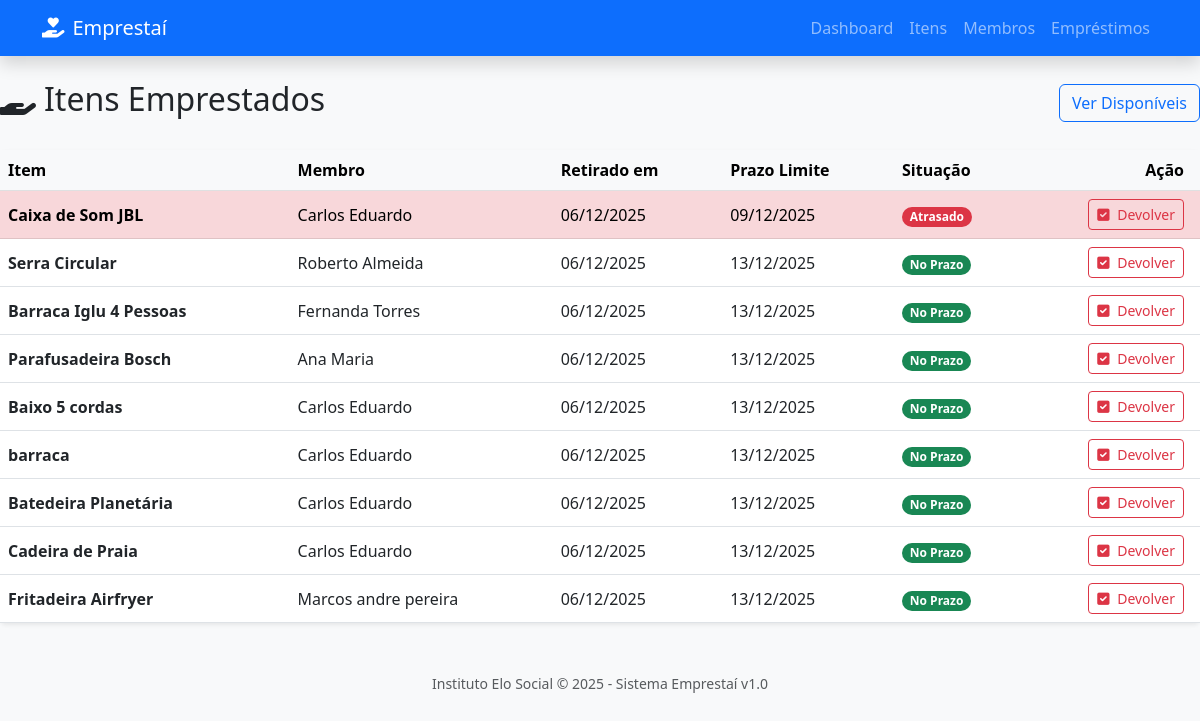
Screenshot of /site/listar_emprestimos.php with the database file from the repository.
### tables this page shows
CREATE TABLE `emprestimos` (
  `codigo_emprestimo` int(11) NOT NULL,
  `codigo_item` int(11) NOT NULL,
  `codigo_membro` int(11) NOT NULL,
  `data_emprestimo` datetime NOT NULL DEFAULT current_timestamp(),
  `data_prevista_dev` date NOT NULL,
  `data_efetiva_dev` datetime DEFAULT NULL,
  `status_emprestimo` varchar(20) NOT NULL DEFAULT 'Ativo'
);

CREATE TABLE `itens` (
  `codigo_item` int(11) NOT NULL,
  `nome_item` varchar(50) NOT NULL,
  `descricao_item` varchar(200) DEFAULT NULL,
  `codigo_categoria` int(11) NOT NULL,
  `codigo_doador` int(11) NOT NULL,
  `status_item` varchar(20) NOT NULL DEFAULT 'Disponível',
  `valor_reposicao` decimal(10,2) NOT NULL,
  `alto_valor` tinyint(1) NOT NULL DEFAULT 0
);

CREATE TABLE `membros` (
  `codigo_membro` int(11) NOT NULL,
  `nome_completo` varchar(100) NOT NULL,
  `cpf` varchar(14) NOT NULL,
  `email` varchar(100) NOT NULL,
  `telefone` varchar(20) NOT NULL,
  `senha_hash` varchar(255) NOT NULL,
  `tipo_plano` int(11) NOT NULL,
  `data_cadastro` date NOT NULL DEFAULT curdate(),
  `status_membro` varchar(20) NOT NULL DEFAULT 'Ativo'
);

### site/listar_emprestimos.php (the view, shortened to what this page needs)
<?php include 'conexao.php'; include 'cabecalho.php'; ?>
<div class="d-flex justify-content-between align-items-center mb-4">
    <h2><i class="fas fa-hand-holding me-2"></i>Itens Emprestados</h2>
    <a href="listar_itens.php" class="btn btn-outline-primary">Ver Disponíveis</a>
</div>
<div class="card shadow-sm border-0">
    <div class="card-body p-0">
        <table class="table table-hover align-middle mb-0">
            <thead class="table-light">
                <tr>
                    <th>Item</th>
                    <th>Membro</th>
                    <th>Retirado em</th>
                    <th>Prazo Limite</th>
                    <th>Situação</th>
                    <th class="text-end pe-3">Ação</th>
                </tr>
            </thead>
            <tbody>
                <?php
                $sql = "SELECT e.codigo_emprestimo, e.data_emprestimo, e.data_prevista_dev,
                               i.nome_item, i.codigo_item,
                               m.nome_completo
                        FROM emprestimos e
                        JOIN itens i ON e.codigo_item = i.codigo_item
                        JOIN membros m ON e.codigo_membro = m.codigo_membro
                        WHERE e.status_emprestimo = 'Ativo'
                        ORDER BY e.data_prevista_dev ASC";
                $stmt = $pdo->query($sql);
                if($stmt->rowCount() > 0){
                    while($row = $stmt->fetch(PDO::FETCH_ASSOC)){
                        $hoje = date('Y-m-d');
                        $prazo = $row['data_prevista_dev'];
                        if ($hoje > $prazo) {
                            $status_badge = "<span class='badge bg-danger rounded-pill'>Atrasado</span>";
                            $linha_class = "table-danger";
                        } else {
                            $status_badge = "<span class='badge bg-success rounded-pill'>No Prazo</span>";
                            $linha_class = "";
                        }
                        echo "<tr class='$linha_class'>";
                        echo "<td class='fw-bold'>" . $row['nome_item'] . "</td>";
                        echo "<td>" . $row['nome_completo'] . "</td>";
                        echo "<td>" . date('d/m/Y', strtotime($row['data_emprestimo'])) . "</td>";
                        echo "<td>" . date('d/m/Y', strtotime($prazo)) . "</td>";
                        echo "<td>" . $status_badge . "</td>";
                        echo "<td class='text-end pe-3'>
                                <a href='processar_devolucao.php?id_emprestimo=" . $row['codigo_emprestimo'] . "&id_item=" . $row['codigo_item'] . "'
                                   class='btn btn-sm btn-outline-danger'>
                                   <i class='fas fa-check-square me-1'></i> Devolver
                                </a>
                              </td>";
                        echo "</tr>";
                    }
                } else {
                    echo "<tr><td colspan='6' class='text-center py-5 text-muted'><i class='fas fa-check-circle fa-2x mb-3'></i><br>Nenhum item emprestado no momento.</td></tr>";
                }
                ?>
            </tbody>
        </table>
    </div>
</div>
<?php include 'rodape.php'; ?>

### site/cabecalho.php (shortened to what this page needs)
<!DOCTYPE html>
<html lang="pt-br">
<head>
    <link href="https://cdn.jsdelivr.net/npm/bootstrap@5.3.0/dist/css/bootstrap.min.css" rel="stylesheet">
    <link href="https://cdnjs.cloudflare.com/ajax/libs/font-awesome/6.0.0/css/all.min.css" rel="stylesheet">
</head>
<body>
<nav class="navbar navbar-expand-lg navbar-dark bg-primary mb-4 shadow">
  <div class="container">
    <a class="navbar-brand" href="index.php"><i class="fas fa-hand-holding-heart me-2"></i>Emprestaí</a>
    <div class="collapse navbar-collapse" id="navbarNav">
      <ul class="navbar-nav ms-auto">
        <li class="nav-item"><a class="nav-link" href="index.php">Dashboard</a></li>
        <li class="nav-item"><a class="nav-link" href="listar_itens.php">Itens</a></li>
        <li class="nav-item"><a class="nav-link" href="listar_membros.php">Membros</a></li>
        <li class="nav-item"><a class="nav-link" href="listar_emprestimos.php">Empréstimos</a></li>
      </ul>
    </div>
  </div>
</nav>
</body>
</html>

### site/rodape.php (shortened to what this page needs)
</div> <footer class="text-center text-muted mt-5 mb-3">
    <small>Instituto Elo Social &copy; 2025 - Sistema Emprestaí v1.0</small>
</footer>
</body>
</html>

### site/cabecalho.php (style rules this page uses)
body { background-color: #f8f9fa; }

### rows the page displays
emprestimos: codigo_item.nome_item "Caixa de Som JBL", codigo_membro.nome_completo "Carlos Eduardo", data_emprestimo "06/12/2025", data_prevista_dev "09/12/2025", shows "Atrasado"
emprestimos: codigo_item.nome_item "Serra Circular", codigo_membro.nome_completo "Roberto Almeida", data_emprestimo "06/12/2025", data_prevista_dev "13/12/2025", shows "No Prazo"
emprestimos: codigo_item.nome_item "Barraca Iglu 4 Pessoas", codigo_membro.nome_completo "Fernanda Torres", data_emprestimo "06/12/2025", data_prevista_dev "13/12/2025", shows "No Prazo"
emprestimos: codigo_item.nome_item "Parafusadeira Bosch", codigo_membro.nome_completo "Ana Maria", data_emprestimo "06/12/2025", data_prevista_dev "13/12/2025", shows "No Prazo"
emprestimos: codigo_item.nome_item "Baixo 5 cordas", codigo_membro.nome_completo "Carlos Eduardo", data_emprestimo "06/12/2025", data_prevista_dev "13/12/2025", shows "No Prazo"
emprestimos: codigo_item.nome_item "barraca", codigo_membro.nome_completo "Carlos Eduardo", data_emprestimo "06/12/2025", data_prevista_dev "13/12/2025", shows "No Prazo"
emprestimos: codigo_item.nome_item "Batedeira Planetária", codigo_membro.nome_completo "Carlos Eduardo", data_emprestimo "06/12/2025", data_prevista_dev "13/12/2025", shows "No Prazo"
emprestimos: codigo_item.nome_item "Cadeira de Praia", codigo_membro.nome_completo "Carlos Eduardo", data_emprestimo "06/12/2025", data_prevista_dev "13/12/2025", shows "No Prazo"
emprestimos: codigo_item.nome_item "Fritadeira Airfryer", codigo_membro.nome_completo "Marcos andre pereira", data_emprestimo "06/12/2025", data_prevista_dev "13/12/2025", shows "No Prazo"
